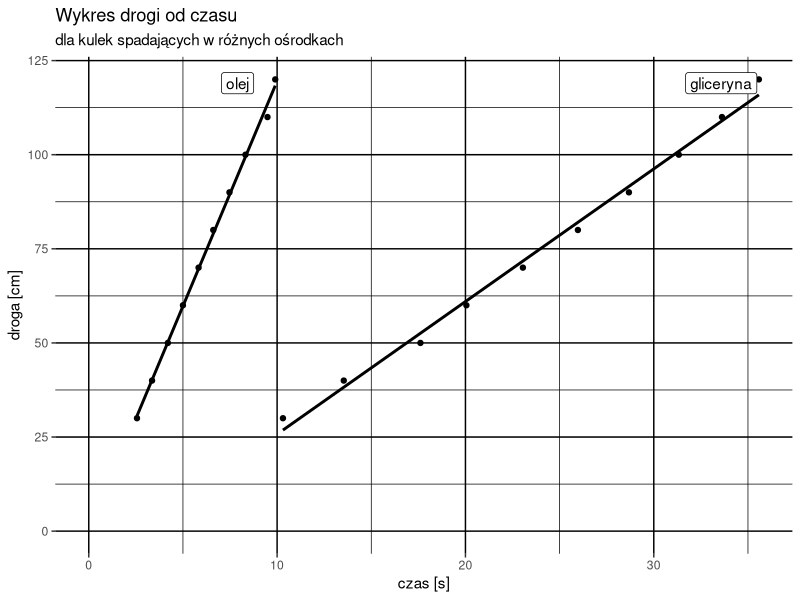
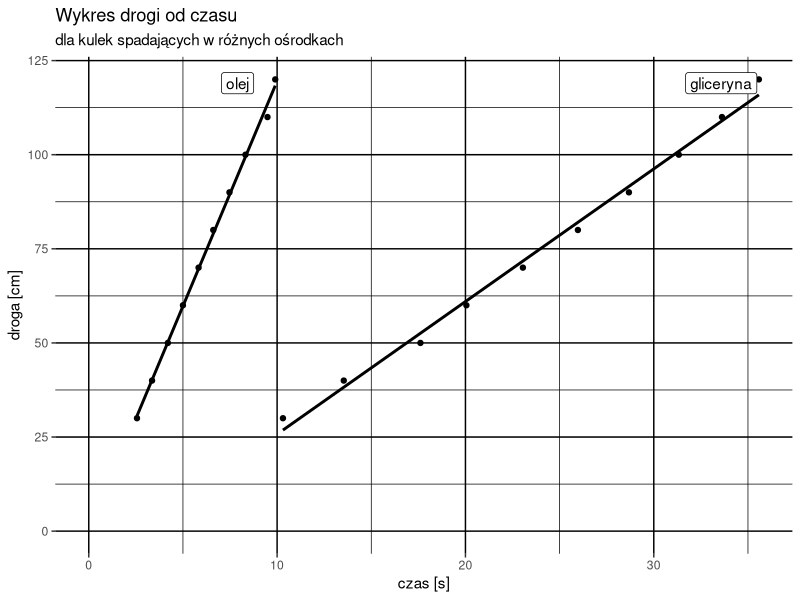

These charts were generated, in order, by the following R code:
library(dplyr)
library(ggplot2)
library(tidyr)

df <- read.csv2("lab4/pomiary_predkosci.csv")

# Wykres
# Brakuje niepewności
df_long <- df |>
  pivot_longer(-distance, names_to = "medium", values_to = "time")

df_long |>
  ggplot(aes(x = time, y = distance, group = medium)) +
  geom_point() +
  geom_smooth(method = "lm", se = FALSE, colour = "black") +
  geom_label(
    data =  
      df_long |> arrange(distance) |>
      group_by(medium) |> summarise(lt = last(time), ld = last(distance)),
    mapping = aes(x = lt, y = ld, label = medium),
    nudge_x = -2, nudge_y = -1
  ) +
  labs(
    x = "czas [s]",
    y = "droga [cm]",
    title = "Wykres drogi od czasu", 
    subtitle = "dla kulek spadających w różnych ośrodkach"
  ) +
  theme(
    panel.background = element_blank(),
    panel.grid = element_line(colour = "black")
  )  +
  scale_x_continuous(limits = c(0, NA)) +
  scale_y_continuous(limits = c(0, NA))

ggsave("lab4/wykres.pdf", device = cairo_pdf,
       width = 10, height = 6)

lm(df$distance ~ df$gliceryna)
lm(df$distance ~ df$olej)
